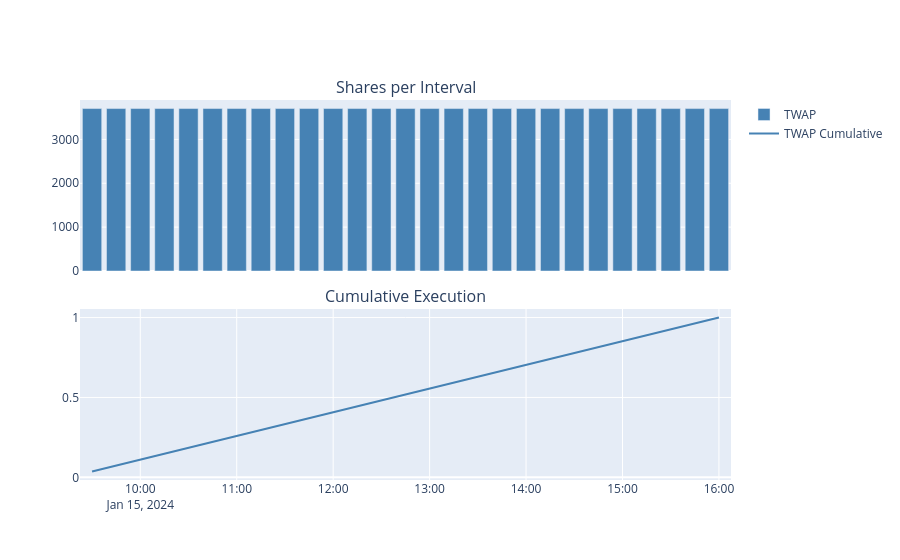

This figure's notebook cell:
### Markdown cell above
**Finding**: The VWAP summary is the schedule-level counterpart to the U-curve.
It converts a volume forecast into child-order sizes, which means its quality is
only as good as the forecast feeding it. This example schedule spans the
inclusive 09:30–16:00 grid (one interval more than the `N_BUCKETS` profile) and
is illustrative; the out-of-sample cross-session evaluation below executes on
the `N_BUCKETS` bucket grid.

### Code cell
# Compare TWAP vs VWAP schedules
fig = make_subplots(
    rows=2,
    cols=1,
    shared_xaxes=True,
    subplot_titles=["Shares per Interval", "Cumulative Execution"],
    vertical_spacing=0.1,
)

# TWAP
twap_times = twap.schedule["time"].to_list()
fig.add_bar(
    x=twap_times,
    y=twap.schedule["shares"].to_list(),
    name="TWAP",
    marker_color="steelblue",
    row=1,
    col=1,
)
fig.add_scatter(
    x=twap_times,
    y=twap.schedule["pct_complete"].to_list(),
    mode="lines",
    name="TWAP Cumulative",
    line=dict(color="steelblue", width=2),
    row=2,
    col=1,
)

### Figure 1 — Plotly figure (JSON) as saved in the notebook; plotly's stock layout.template omitted (floating-point values rounded to 4 significant figures)
{"data": [{"marker": {"color": "steelblue"}, "name": "TWAP", "type": "bar", "x": ["2024-01-15T09:30:00", "2024-01-15T09:45:00", "2024-01-15T10:00:00", "2024-01-15T10:15:00", "2024-01-15T10:30:00", "2024-01-15T10:45:00", "2024-01-15T11:00:00", "2024-01-15T11:15:00", "2024-01-15T11:30:00", "2024-01-15T11:45:00", "2024-01-15T12:00:00", "2024-01-15T12:15:00", "2024-01-15T12:30:00", "2024-01-15T12:45:00", "2024-01-15T13:00:00", "2024-01-15T13:15:00", "2024-01-15T13:30:00", "2024-01-15T13:45:00", "2024-01-15T14:00:00", "2024-01-15T14:15:00", "2024-01-15T14:30:00", "2024-01-15T14:45:00", "2024-01-15T15:00:00", "2024-01-15T15:15:00", "2024-01-15T15:30:00", "2024-01-15T15:45:00", "2024-01-15T16:00:00"], "xaxis": "x", "y": [3704, 3704, 3704, 3704, 3704, 3704, 3704, 3704, 3704, 3704, 3704, 3704, 3704, 3704, 3704, 3704, 3704, 3704, 3704, 3703, 3703, 3703, 3703, 3703, 3703, 3703, 3703], "yaxis": "y"}, {"line": {"color": "steelblue", "width": 2}, "mode": "lines", "name": "TWAP Cumulative", "type": "scatter", "x": ["2024-01-15T09:30:00", "2024-01-15T09:45:00", "2024-01-15T10:00:00", "2024-01-15T10:15:00", "2024-01-15T10:30:00", "2024-01-15T10:45:00", "2024-01-15T11:00:00", "2024-01-15T11:15:00", "2024-01-15T11:30:00", "2024-01-15T11:45:00", "2024-01-15T12:00:00", "2024-01-15T12:15:00", "2024-01-15T12:30:00", "2024-01-15T12:45:00", "2024-01-15T13:00:00", "2024-01-15T13:15:00", "2024-01-15T13:30:00", "2024-01-15T13:45:00", "2024-01-15T14:00:00", "2024-01-15T14:15:00", "2024-01-15T14:30:00", "2024-01-15T14:45:00", "2024-01-15T15:00:00", "2024-01-15T15:15:00", "2024-01-15T15:30:00", "2024-01-15T15:45:00", "2024-01-15T16:00:00"], "xaxis": "x2", "y": [0.03704, 0.07408, 0.1111, 0.1482, 0.1852, 0.2222, 0.2593, 0.2963, 0.3334, 0.3704, 0.4074, 0.4445, 0.4815, 0.5186, 0.5556, 0.5926, 0.6297, 0.6667, 0.7038, 0.7408, 0.7778, 0.8148, 0.8519, 0.8889, 0.9259, 0.963, 1.0], "yaxis": "y2"}], "layout": {"annotations": [{"font": {"size": 16}, "showarrow": false, "text": "Shares per Interval", "x": 0.5, "xanchor": "center", "xref": "paper", "y": 1.0, "yanchor": "bottom", "yref": "paper"}, {"font": {"size": 16}, "showarrow": false, "text": "Cumulative Execution", "x": 0.5, "xanchor": "center", "xref": "paper", "y": 0.45, "yanchor": "bottom", "yref": "paper"}], "xaxis": {"anchor": "y", "domain": [0.0, 1.0], "matches": "x2", "showticklabels": false}, "xaxis2": {"anchor": "y2", "domain": [0.0, 1.0]}, "yaxis": {"anchor": "x", "domain": [0.55, 1.0]}, "yaxis2": {"anchor": "x2", "domain": [0.0, 0.45]}}}
